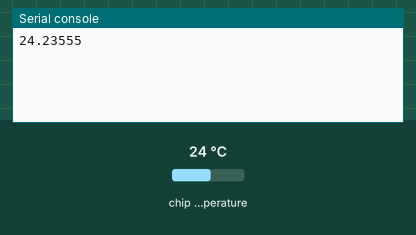
This program was run on a simulated Raspberry Pi Pico running MicroPython. Parts: the last lines printed to the serial console. The test bench sets the inputs (shaded band); at power-on: chip temperature 24 °C.

Above: at 1.2 s.
1.3 s: chip temperature set to 1 °C
At 3.3 s:
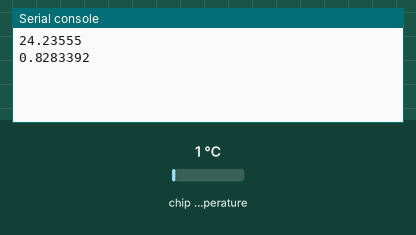
4.0 s: chip temperature set to 11 °C
At 4.8 s:
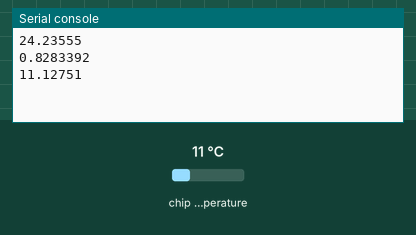
Timing chart, 0 to 7.0 s (numbered marks = the images above; inputs shaded):
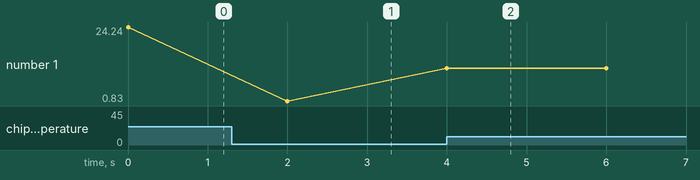

Measured:
- after the input at 1.3 s, the serial console: prints a new line after 0.70 s (image 1)
- after the input at 4.0 s, the serial console: prints a new line at once (image 2)
- plotted number 1: 24.24 → 0.83 after the input at 1.3 s, 0.83 → 11.13 after the input at 4.0 s

The program:

adc_temp.py
```python
import machine
import utime

# Initialize the internal temperature sensor (ADC channel 4)
sensor_temp = machine.ADC(4)

# Conversion factor to convert raw ADC reading (0–65535) to voltage (0–3.3V)
conversion_factor = 3.3 / 65535

while True:
    # Read raw 16-bit ADC value and convert it to voltage
    reading = sensor_temp.read_u16() * conversion_factor

    # Convert voltage to temperature in Celsius using RP2040's formula:
    # Vbe = 0.706V at 27°C, slope = -1.721 mV per °C
    temperature = 27 - (reading - 0.706) / 0.001721

    # Print the temperature value to the console
    print(temperature)

    # Wait for 2 seconds before the next reading
    utime.sleep(2)
```
